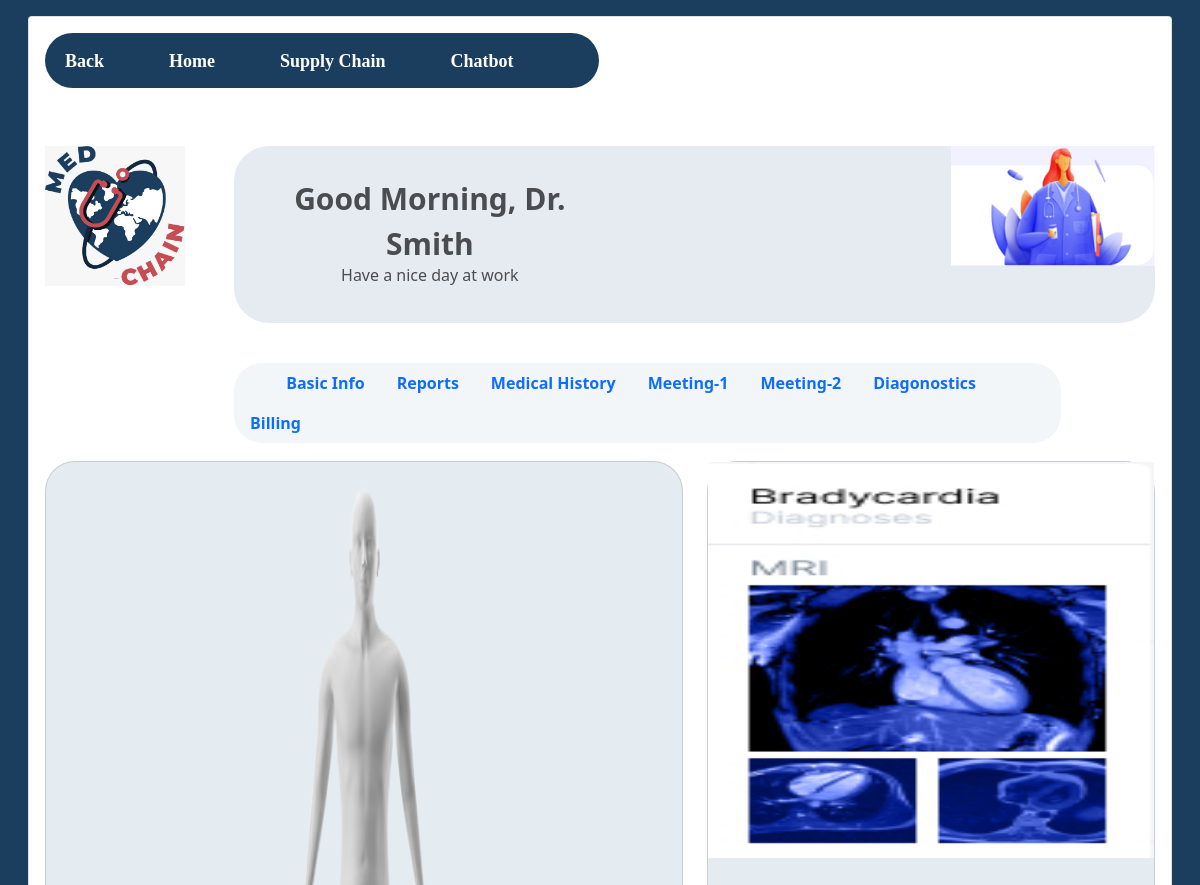
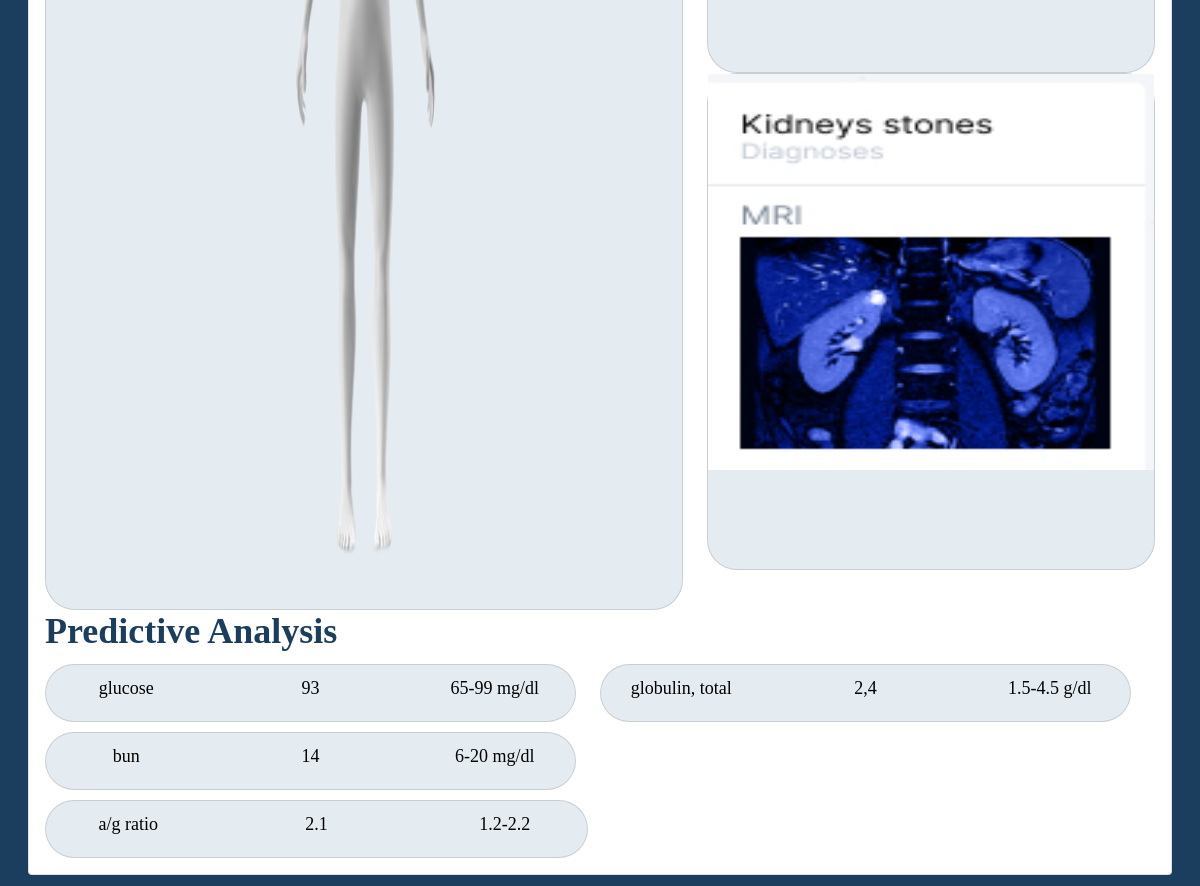
Screenshot of /page_3.php?patient_id=1 with the database file from the repository (2 pictures, top to bottom).
### tables this page shows
CREATE TABLE `patient_vital_stat` (
  `id` int(11) NOT NULL AUTO_INCREMENT,
  `patient_id` int(11) DEFAULT NULL,
  `vital_stat_name` varchar(45) DEFAULT NULL,
  `vital_stat_value` varchar(45) DEFAULT NULL,
  `vital_stat_range` varchar(45) DEFAULT NULL,
  `status` tinyint(1) DEFAULT '1',
  `created_dt` timestamp NULL DEFAULT CURRENT_TIMESTAMP,
  `created_by` varchar(45) DEFAULT 'sysadmin',
  PRIMARY KEY (`id`),
  UNIQUE KEY `id_UNIQUE` (`id`)
);

### page_3.php (the view, shortened to what this page needs)
<?php
    require_once 'dbconnect.php';
    $conn = new mysqli($dbservername, $dbusername, $dbpassword, $dbname);
    (isset($_REQUEST['patient_id']) && !empty($_REQUEST['patient_id'])) ? $patient_id = $_REQUEST['patient_id'] : $patient_id = "";
    $sql = "select a.vital_stat_name, a.vital_stat_value, a.vital_stat_range, b.patient_name from patient_vital_stat a, patient_details b where a.status=1 and a.patient_id=" . $patient_id . " and a.patient_id=b.id";
    $result = $conn->query($sql) or die("Err#DB-102::There is some technical error in executing queries. Please try sometime later." . mysqli_error($conn));
    $cnt = 0;
    $output = '';
    if($result->num_rows<1) {
        $output = '<div class="col-md-6">
        <div class="card" id="analysis_code">
            <div class="row">
                <div class="col" id="analysis_code_info">
                    No details available
                </div>
            </div>
        </div>
    </div>';
    }
    else {
        while($row = mysqli_fetch_array($result)) {
            if($cnt==0)
                $output = '<div class="row">';
            $output .= '<div class="col-md-6">
            <div class="card" id="analysis_code">
                <div class="row">
                    <div class="col" id="analysis_code_info">' . $row["vital_stat_name"] . '</div>
                    <div class="col" id="analysis_code_info">' . $row["vital_stat_value"] . '</div>
                    <div class="col" id="analysis_code_info">' . $row["vital_stat_range"] . '</div>
                </div>
            </div>
        </div>';
        if($cnt == 2) {
            $output .= '</div>';
            $cnt = 0;
        }
        $cnt++;
        }
    }
?>
<!doctype html>
<html lang="en">
  <head>
    <link href="https://cdn.jsdelivr.net/npm/bootstrap@5.0.0-beta1/dist/css/bootstrap.min.css" rel="stylesheet">
    <link rel="stylesheet" href="assets/css/custom.css">
    <link rel="stylesheet" href="assets/css/chatbot.css">
  </head>
  <body>
    <div id="main">
    <div class="container-fluid">
        <div class="card">
            <div class="card-body">
                <div class="row">
                    <div col="col-md-4">
                        <ul class="nav nav-fill" id="main_navbar">
                            <li class="main_navbar_item" id="main_navbar_item">
                                <a href="#" style="text-decoration: none; color:white;" onclick="goBack()">Back</a>
                            </li>
                            <li class="main_navbar_item" id="main_navbar_item">
                                <a href="index.php" style="text-decoration: none; color:white;">Home</a>
                            </li>
                            <li class="main_navbar_item" id="main_navbar_item">
                            <a href="dashboard.html" style="text-decoration: none; color:white;">Supply Chain</a>
                            </li>
                            <li class="main_navbar_item" id="main_navbar_item">
                               <a href="#" style="text-decoration: none; color:white;" onclick="openNav()">Chatbot</a>
                            </li>
                        </ul>
                    </div>
                </div>
                <div class="row">
                    <div class="col-md-2">
                        <img src="assets/img/logo.jpg" alt="logo" width="140" height="140">
                    </div>
                    <div class="col-md-10">
                        <div class="flex-container">
                            <div class="flex_txt">Good Morning, Dr. Smith<br/><h6>Have a nice day at work</h6></div>
                            <div class="flex_space" >&nbsp;</div>
                            <div class="flex_img"><img src="assets/img/doctor_logo1.png" alt="logo"></div>
                        </div>
                    </div>
                </div>
                <div class="row">
                    <div class="col-md-2 flex_txt1">
                    </div>
                    <div class="col-md-9">
                        <ul class="nav" id="nav_bg_round">
                            <li class="nav-item">
                                <a class="nav-link text-top">&nbsp;</a>
                            </li>
                            <li class="nav-item">
                                <a class="nav-link text-top" id="per_day" href='javascript:void(0)' onclick='saveperiod("1")'><strong>Basic Info</strong></a>
                            </li>
                            <li class="nav-item">
                                <a class="nav-link" href='javascript:void(0)' onclick='saveperiod("2")'><strong>Reports</strong></a>
                            </li>
                            <li class="nav-item">
                                <a class="nav-link" href='javascript:void(0)' onclick='saveperiod("3")'><strong>Medical History</strong></a>
                            </li>
                            <li class="nav-item">
                                <a class="nav-link text-top" id="per_day" href='javascript:void(0)' onclick='saveperiod("1")'><strong>Meeting-1</strong></a>
                            </li>
                            <li class="nav-item">
                                <a class="nav-link" href='javascript:void(0)' onclick='saveperiod("2")'><strong>Meeting-2</strong></a>
                            </li>
                            <li class="nav-item">
                                <a class="nav-link" href='javascript:void(0)' onclick='saveperiod("3")'><strong>Diagonostics</strong></a>
                            </li>
                            <li class="nav-item">
                                <a class="nav-link" href='javascript:void(0)' onclick='saveperiod("3")'><strong>Billing</strong></a>
                            </li>
                        </ul>
                    </div>
                </div>
                <div class="row" id="opt_value">
                    <div class="col-md-7">
                        <div class="card" id="paitent_body">
                            <img src="assets/img/Med-Chain-Dr. Chrono-WOrking/body.png" class="card-img-top" alt="..." height="1000px" >
                        </div>
                    </div>
                    <div class="col-md-5">
                        <div class="row">
                            <div class="col-md-12">
                                <div class="card" id="heart-scan">
                                    <img src="assets/img/Med-Chain-Dr. Chrono-WOrking/bradycardia.png" class="card-img-top" alt="..." height="80%" width="50%">
                                </div>
                            </div>
                        </div>
                        <div class="row">
                            <div class="col-md-12">
                                <div class="card" id="heart-scan">
                                    <img src="assets/img/Med-Chain-Dr. Chrono-WOrking/kidney.png" class="card-img-top" alt="..." height="80%">
                                </div>
                            </div>
                        </div>
                    </div>
                </div>
                <div class="row" id="predictive-analysis-heading">
                    <div class="col-md-12">
                        Predictive Analysis
                    </div>
                </div>
                <div class="row" id="vital_stat">
                    <?= $output; ?>
                </div>
            </div>
        </div>
    </div>
    </div>
  </body>
  </html>

### assets/css/custom.css (style rules this page uses)
body { background-color: #1b3e5f; font: Montserrat, Sans-Serif ; font-size:16px; }
.flex-container { display: flex; background-color: rgb(230, 235, 242); border-radius: 35px; margin-bottom: 40px; }
.flex_txt { margin: 10px; padding: 20px; font-size: 30px; color:rgb(74, 77, 79); font-weight: bold; text-align: center; vertical-align: top ; }
.flex_txt1 { font-size: 30px; color:rgb(74, 77, 79); font-weight: bold; text-align: center; vertical-align: middle; }
.flex_img { font-size: 30px; color:rgb(74, 77, 79); text-align: right; }
.flex_space { width: 360px; }
#nav_bg_round { background-color: #f2f6f8; border-radius: 28px; margin-bottom: 18px; }
#main_navbar { width: 554px; height: 55px; margin: 0 21px 58px 0; padding: 5px 5.9px 5px 20px; border-radius: 28px; background-color: #1b3e5f; }
#main_navbar_item { color: #ffffff; text-align: left; font-size: 18px; margin: 10px 65px 0 0; font-family: Montserrat; font-weight: bold; }
#paitent_body { width: 100%; height: 1034px; border-radius: 30px; background-color: #e5ecf1; }
.card-img-top { width: 100%; }
#heart-scan { width: 100%; height: 497px; border-radius: 30px; background-color: #e5ecf1; }
#predictive-analysis-heading { width: 389px; height: 44px; font-family: Montserrat; font-size: 36px; font-weight: bold; font-stretch: normal; font-style: normal; line-height: normal; letter-spacing: normal; text-align: left; color: #1b3e5f; }
#analysis_code { width: 100%; height: 58px; border-radius: 30px; background-color: #e5ecf1; margin-top: 10px; }
#analysis_code_info { font-family: Montserrat; font-size: 18px; color: #000000; text-align: center; padding-top: 10px; margin-bottom: 10px; }

### assets/css/chatbot.css (style rules this page uses)
#main { transition: margin-right .5s; padding: 16px; }

### rows the page displays
patient_vital_stat: vital_stat_name "glucose", vital_stat_value "93", vital_stat_range "65-99 mg/dl"
patient_vital_stat: vital_stat_name "globulin, total", vital_stat_value "2,4", vital_stat_range "1.5-4.5 g/dl"
patient_vital_stat: vital_stat_name "bun", vital_stat_value "14", vital_stat_range "6-20 mg/dl"
patient_vital_stat: vital_stat_name "a/g ratio", vital_stat_value "2.1", vital_stat_range "1.2-2.2"
